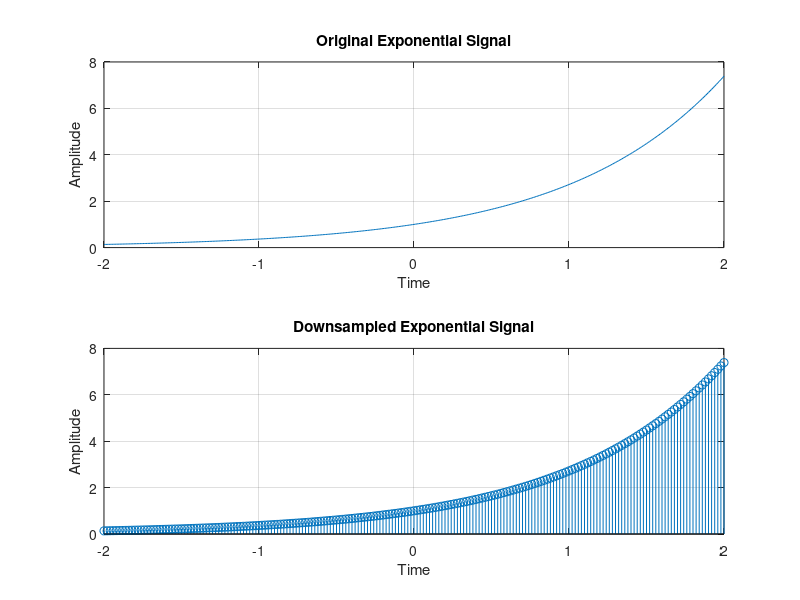

Write MATLAB code to recreate this figure.
% Define the time range
t = -2:0.01:2;

% Define the exponential signal
n = t;
x = exp(n);

% Perform downsampling with a scaling factor of 2
scaling_factor = 2;
downsampled_t = t(1:scaling_factor:end);
downsampled_x = x(1:scaling_factor:end);

% Plot the original and downsampled signals in subplots
subplot(2, 1, 1)
plot(t, x)
title('Original Exponential Signal')
xlabel('Time')
ylabel('Amplitude')
grid on

subplot(2, 1, 2)
stem(downsampled_t, downsampled_x)
title('Downsampled Exponential Signal')
xlabel('Time')
ylabel('Amplitude')
grid on
